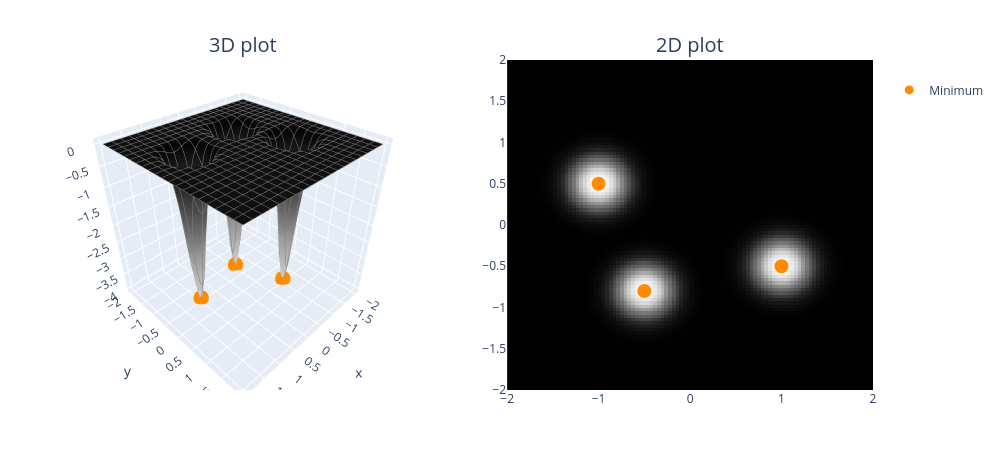

Notebook source saved alongside this figure:
### Code cell
def bivariate_gaussian(x, y, x_mean=0.0, y_mean=0.0, x_sig=1.0, y_sig=1.0):
    norm = 1 / (2 * np.pi * x_sig * y_sig)
    x_exp = 0.5 * ((x - x_mean) ** 2) / (x_sig**2)
    y_exp = 0.5 * ((y - y_mean) ** 2) / (y_sig**2)
    return norm * t.exp(-x_exp - y_exp)


means = [(1.0, -0.5), (-1.0, 0.5), (-0.5, -0.8)]


def neg_trimodal_func(x, y):
    """
    This function has 3 global minima, at `means`. Unstable methods can overshoot these minima, and
    non-adaptive methods can fail to converge to them in the first place given how shallow the
    gradients are everywhere except in the close vicinity of the minima.
    """
    z = -bivariate_gaussian(x, y, x_mean=means[0][0], y_mean=means[0][1], x_sig=0.2, y_sig=0.2)
    z -= bivariate_gaussian(x, y, x_mean=means[1][0], y_mean=means[1][1], x_sig=0.2, y_sig=0.2)
    z -= bivariate_gaussian(x, y, x_mean=means[2][0], y_mean=means[2][1], x_sig=0.2, y_sig=0.2)
    return z


plot_fn(neg_trimodal_func, x_range=(-2, 2), y_range=(-2, 2), min_points=means)

### Figure 1 — Plotly figure (JSON) as saved in the notebook; plotly's stock layout.template omitted (floating-point values rounded to 4 significant figures; data arrays with more than 128 entries replaced by an {"elided": "..."} marker saying what was removed)
{"data": [{"colorscale": [[0, "rgb(255,255,255)"], [0.125, "rgb(240,240,240)"], [0.25, "rgb(217,217,217)"], [0.375, "rgb(189,189,189)"], [0.5, "rgb(150,150,150)"], [0.625, "rgb(115,115,115)"], [0.75, "rgb(82,82,82)"], [0.875, "rgb(37,37,37)"], [1, "rgb(0,0,0)"]], "contours": {"x": {"color": "grey", "end": 2, "show": true, "size": 0.2, "start": -2}, "y": {"color": "grey", "end": 2, "show": true, "size": 0.2, "start": -2}}, "hovertemplate": "<b>x</b> = %{x:.2f}<br><b>y</b> = %{y:.2f}<br><b>z</b> = %{z:.2f}</b>", "scene": "scene", "showscale": false, "type": "surface", "x": [-2.0, -1.96, -1.919, -1.879, -1.838, -1.798, -1.758, -1.717, -1.677, -1.636, -1.596, -1.556, -1.515, -1.475, -1.434, -1.394, -1.354, -1.313, -1.273, -1.232, -1.192, -1.152, -1.111, -1.071, -1.03, -0.9899, -0.9495, -0.9091, -0.8687, -0.8283, -0.7879, -0.7475, -0.7071, -0.6667, -0.6263, -0.5859, -0.5455, -0.5051, -0.4646, -0.4242, -0.3838, -0.3434, -0.303, -0.2626, -0.2222, -0.1818, -0.1414, -0.101, -0.06061, -0.0202, 0.0202, 0.06061, 0.101, 0.1414, 0.1818, 0.2222, 0.2626, 0.303, 0.3434, 0.3838, 0.4242, 0.4646, 0.5051, 0.5455, 0.5859, 0.6263, 0.6667, 0.7071, 0.7475, 0.7879, 0.8283, 0.8687, 0.9091, 0.9495, 0.9899, 1.03, 1.071, 1.111, 1.152, 1.192, 1.232, 1.273, 1.313, 1.354, 1.394, 1.434, 1.475, 1.515, 1.556, 1.596, 1.636, 1.677, 1.717, 1.758, 1.798, 1.838, 1.879, 1.919, 1.96, 2.0], "y": [-2.0, -1.96, -1.919, -1.879, -1.838, -1.798, -1.758, -1.717, -1.677, -1.636, -1.596, -1.556, -1.515, -1.475, -1.434, -1.394, -1.354, -1.313, -1.273, -1.232, -1.192, -1.152, -1.111, -1.071, -1.03, -0.9899, -0.9495, -0.9091, -0.8687, -0.8283, -0.7879, -0.7475, -0.7071, -0.6667, -0.6263, -0.5859, -0.5455, -0.5051, -0.4646, -0.4242, -0.3838, -0.3434, -0.303, -0.2626, -0.2222, -0.1818, -0.1414, -0.101, -0.06061, -0.0202, 0.0202, 0.06061, 0.101, 0.1414, 0.1818, 0.2222, 0.2626, 0.303, 0.3434, 0.3838, 0.4242, 0.4646, 0.5051, 0.5455, 0.5859, 0.6263, 0.6667, 0.7071, 0.7475, 0.7879, 0.8283, 0.8687, 0.9091, 0.9495, 0.9899, 1.03, 1.071, 1.111, 1.152, 1.192, 1.232, 1.273, 1.313, 1.354, 1.394, 1.434, 1.475, 1.515, 1.556, 1.596, 1.636, 1.677, 1.717, 1.758, 1.798, 1.838, 1.879, 1.919, 1.96, 2.0], "z": {"elided": "100x100 float values"}}, {"colorscale": [[0, "rgb(255,255,255)"], [0.125, "rgb(240,240,240)"], [0.25, "rgb(217,217,217)"], [0.375, "rgb(189,189,189)"], [0.5, "rgb(150,150,150)"], [0.625, "rgb(115,115,115)"], [0.75, "rgb(82,82,82)"], [0.875, "rgb(37,37,37)"], [1, "rgb(0,0,0)"]], "customdata": {"elided": "100x100 float values"}, "hovertemplate": "<b>x</b> = %{x:.2f}<br><b>y</b> = %{y:.2f}<br><b>z</b> = %{customdata:.2f}</b>", "showscale": false, "type": "heatmap", "x": [-2.0, -1.96, -1.919, -1.879, -1.838, -1.798, -1.758, -1.717, -1.677, -1.636, -1.596, -1.556, -1.515, -1.475, -1.434, -1.394, -1.354, -1.313, -1.273, -1.232, -1.192, -1.152, -1.111, -1.071, -1.03, -0.9899, -0.9495, -0.9091, -0.8687, -0.8283, -0.7879, -0.7475, -0.7071, -0.6667, -0.6263, -0.5859, -0.5455, -0.5051, -0.4646, -0.4242, -0.3838, -0.3434, -0.303, -0.2626, -0.2222, -0.1818, -0.1414, -0.101, -0.06061, -0.0202, 0.0202, 0.06061, 0.101, 0.1414, 0.1818, 0.2222, 0.2626, 0.303, 0.3434, 0.3838, 0.4242, 0.4646, 0.5051, 0.5455, 0.5859, 0.6263, 0.6667, 0.7071, 0.7475, 0.7879, 0.8283, 0.8687, 0.9091, 0.9495, 0.9899, 1.03, 1.071, 1.111, 1.152, 1.192, 1.232, 1.273, 1.313, 1.354, 1.394, 1.434, 1.475, 1.515, 1.556, 1.596, 1.636, 1.677, 1.717, 1.758, 1.798, 1.838, 1.879, 1.919, 1.96, 2.0], "xaxis": "x", "y": [-2.0, -1.96, -1.919, -1.879, -1.838, -1.798, -1.758, -1.717, -1.677, -1.636, -1.596, -1.556, -1.515, -1.475, -1.434, -1.394, -1.354, -1.313, -1.273, -1.232, -1.192, -1.152, -1.111, -1.071, -1.03, -0.9899, -0.9495, -0.9091, -0.8687, -0.8283, -0.7879, -0.7475, -0.7071, -0.6667, -0.6263, -0.5859, -0.5455, -0.5051, -0.4646, -0.4242, -0.3838, -0.3434, -0.303, -0.2626, -0.2222, -0.1818, -0.1414, -0.101, -0.06061, -0.0202, 0.0202, 0.06061, 0.101, 0.1414, 0.1818, 0.2222, 0.2626, 0.303, 0.3434, 0.3838, 0.4242, 0.4646, 0.5051, 0.5455, 0.5859, 0.6263, 0.6667, 0.7071, 0.7475, 0.7879, 0.8283, 0.8687, 0.9091, 0.9495, 0.9899, 1.03, 1.071, 1.111, 1.152, 1.192, 1.232, 1.273, 1.313, 1.354, 1.394, 1.434, 1.475, 1.515, 1.556, 1.596, 1.636, 1.677, 1.717, 1.758, 1.798, 1.838, 1.879, 1.919, 1.96, 2.0], "yaxis": "y", "z": {"elided": "100x100 float values"}}, {"marker": {"color": "darkorange", "size": 9}, "mode": "markers", "name": "<br>Minimum<br>", "showlegend": true, "type": "scatter3d", "x": [1], "y": [-0.5], "z": [-3.979]}, {"marker": {"color": "darkorange", "size": 14}, "mode": "markers", "showlegend": false, "type": "scatter", "x": [1], "y": [-0.5]}, {"marker": {"color": "darkorange", "size": 9}, "mode": "markers", "name": "<br>Minimum<br>", "showlegend": false, "type": "scatter3d", "x": [-1], "y": [0.5], "z": [-3.979]}, {"marker": {"color": "darkorange", "size": 14}, "mode": "markers", "showlegend": false, "type": "scatter", "x": [-1], "y": [0.5]}, {"marker": {"color": "darkorange", "size": 9}, "mode": "markers", "name": "<br>Minimum<br>", "showlegend": false, "type": "scatter3d", "x": [-0.5], "y": [-0.8], "z": [-3.979]}, {"marker": {"color": "darkorange", "size": 14}, "mode": "markers", "showlegend": false, "type": "scatter", "x": [-0.5], "y": [-0.8]}], "layout": {"annotations": [{"font": {"size": 20}, "showarrow": false, "text": "3D plot", "x": 0.225, "xanchor": "center", "xref": "paper", "y": 1, "yanchor": "bottom", "yref": "paper"}, {"font": {"size": 20}, "showarrow": false, "text": "2D plot", "x": 0.775, "xanchor": "center", "xref": "paper", "y": 1, "yanchor": "bottom", "yref": "paper"}], "height": 450, "margin": {"b": 60, "l": 60, "r": 60, "t": 60}, "scene": {"aspectmode": "cube", "domain": {"x": [0, 0.45], "y": [0, 1]}}, "title": {"font": {"size": 40}}, "width": 1000, "xaxis": {"anchor": "y", "domain": [0.55, 1], "range": [-2, 2]}, "yaxis": {"anchor": "x", "domain": [0, 1], "range": [-2, 2]}}}
